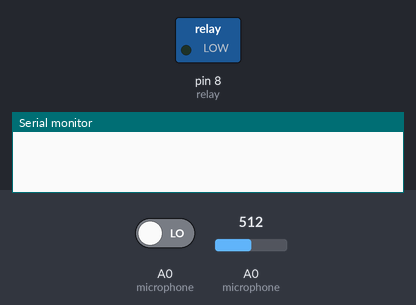
Bench run of a sketch on a simulated Arduino Uno, built with avr-gcc and run on an emulated ATmega328P. On the bench: switched loads named in the sketch (green lamp = pin HIGH), the last lines printed to the serial monitor. Inputs (shaded band) come from the test bench; at power-on: A0 (microphone) LOW, A0 (microphone) = 512.

Above: at 1.2 s.
1.3 s: A0 (microphone) driven HIGH
At 1.7 s:
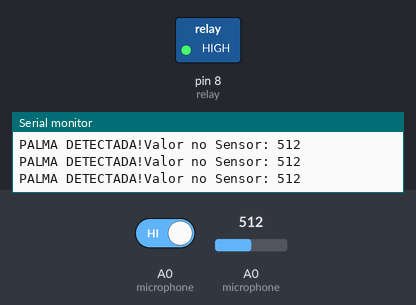
2.9 s: A0 (microphone) set to 110
5.9 s: A0 (microphone) set to 93
Timing chart, 0 to 8.9 s (numbered marks = the images above; inputs shaded):
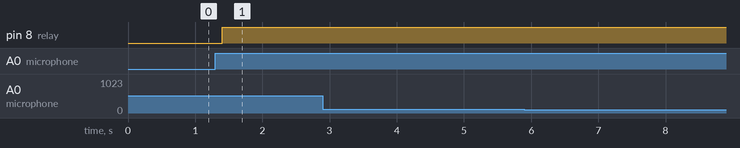

Measured:
- after the input at 1.3 s, pin 8 (relay): LOW → HIGH after 0.10 s

The sketch:

ON_OFF.ino
```cpp
 //Definir os pinos para o microfone e relé
int relay = 8;
int microphone = A0;

int counter = 0;  //Contador de palmas
int counter2 = 0; //Contador de tempo para o Reset

void setup()
{
  Serial.begin(9600);

  pinMode(relay,OUTPUT);
  pinMode(microphone, INPUT);

  /*
   Utilizamos a instrução a seguir para:
   quando ligarmos o arduino
   garantirmos que o relay esteja sempre desligado
  */
  digitalWrite(relay, LOW);

}

void loop() {

  if(digitalRead(microphone))
  {
    Serial.print("PALMA DETECTADA!");
    Serial.print("Valor no Sensor: ");
    Serial.println(analogRead(microphone));
    counter++;
    delay(50);
    counter2 = 0;

  //Quando Forem Batidas Duas Palmas
    if(counter == 2)
    {
      digitalWrite(relay, !digitalRead(relay));
      counter2 = 0;
    }

  }

  counter2++;
  delay(1);

  //Contador p/ detectar tempo entre as palmas
  if(counter2 == 3000)
  {
    Serial.println("Tempo Esgotado!");
    counter = 0;
    counter2 = 0;
  }

}
```
